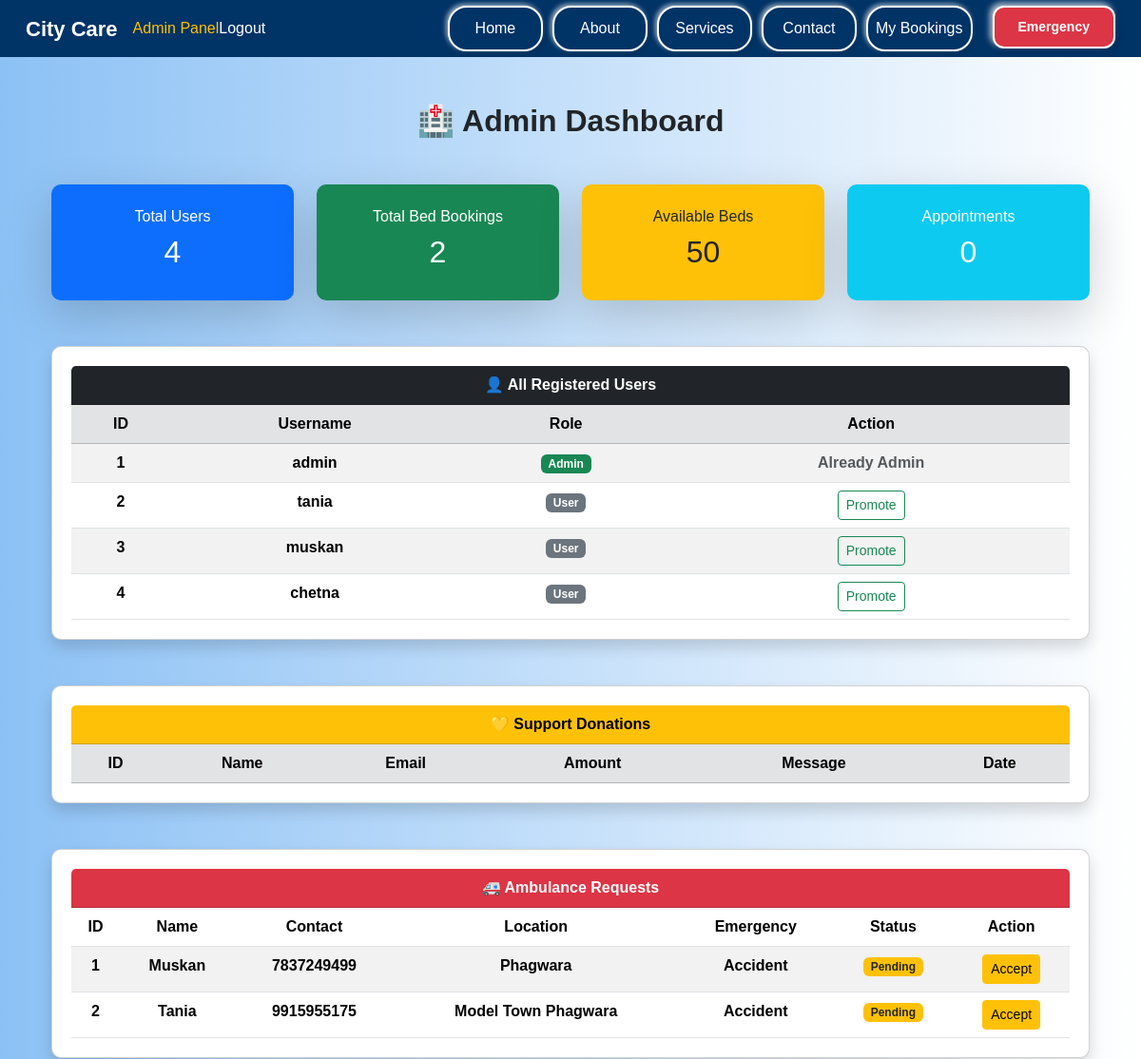
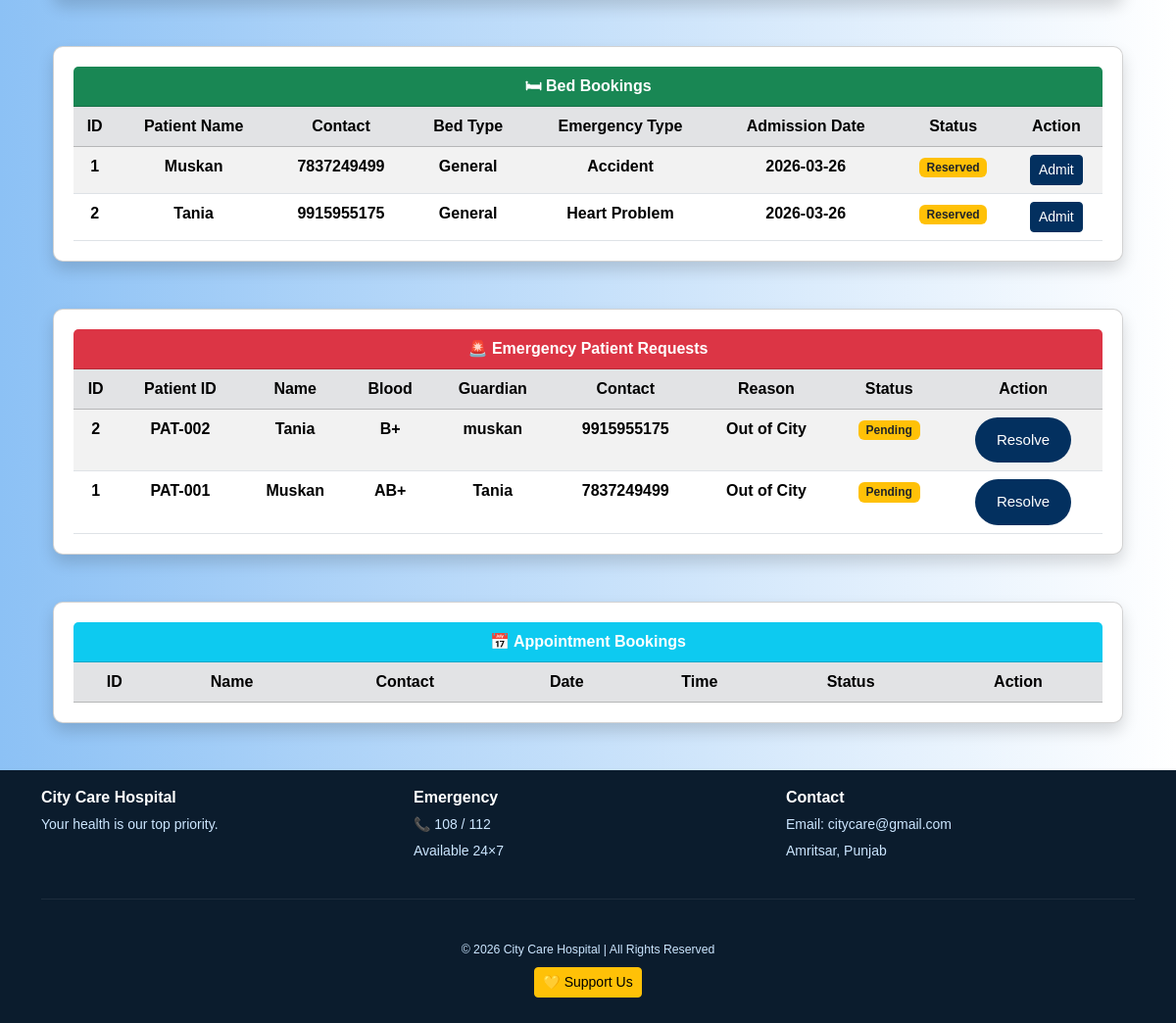
Page /admin (signed in) on the earlier database version (2 pictures, top to bottom).
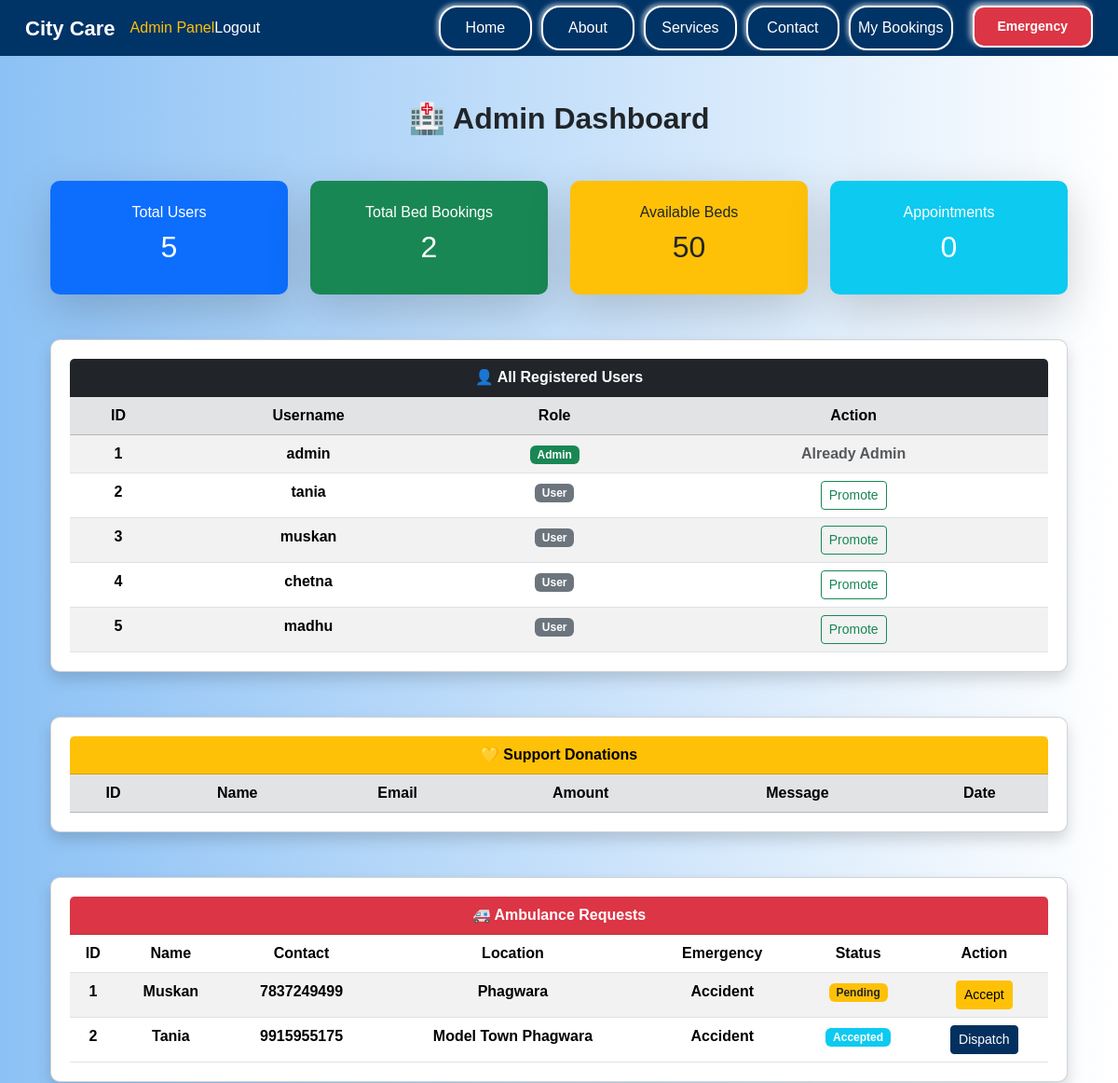
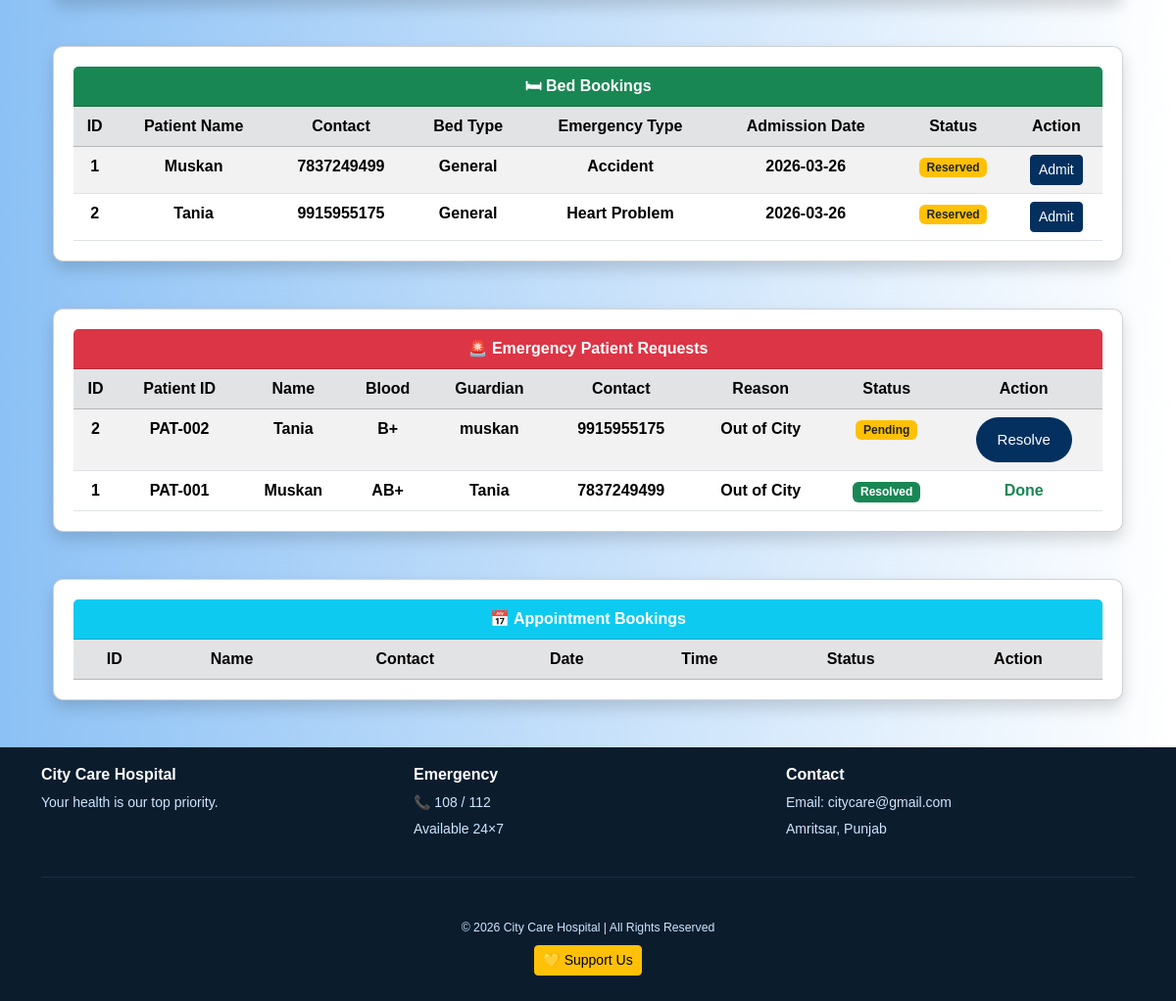
Same page on the later database version (2 pictures, top to bottom).
### main.py (models this page shows)
class User(db.Model):
    id = db.Column(db.Integer, primary_key=True)
    username = db.Column(db.String(100), nullable=False, unique=True)
    password = db.Column(db.String(200), nullable=False)
    role = db.Column(db.String(20), default="user")  # Default role is user

class AmbulanceRequest(db.Model):
    id = db.Column(db.Integer, primary_key=True)
    ambulance_id = db.Column(db.String(20))
    patient_id = db.Column(db.String(20))
    patient_name = db.Column(db.String(100), nullable=False)
    contact_number = db.Column(db.String(20), nullable=False)
    pickup_location = db.Column(db.String(200), nullable=False)
    emergency_type = db.Column(db.String(100), nullable=False)
    request_time = db.Column(db.DateTime, default=db.func.current_timestamp())
    status = db.Column(db.String(50), default="Pending")
    user_id = db.Column(db.Integer, db.ForeignKey('user.id'))

class BedBooking(db.Model):
    id = db.Column(db.Integer, primary_key=True)
    bed_id= db.Column(db.String(20))
    patient_id = db.Column(db.String(20))   # link
    patient_name = db.Column(db.String(100))   # ✅ ADD THIS
    contact_number = db.Column(db.String(20))  # ✅ ADD THIS
    bed_type = db.Column(db.String(50))
    admission_date = db.Column(db.Date)
    status = db.Column(db.String(50), default="Reserved")
    user_id = db.Column(db.Integer, db.ForeignKey('user.id'))
    emergency_type=db.Column(db.String(50))
    is_available = db.Column(db.Boolean,default=True)

class EmergencyRequest(db.Model):
    id = db.Column(db.Integer, primary_key=True)
    emergency_id = db.Column(db.String(20), unique=True)
    user_id = db.Column(db.Integer, db.ForeignKey('user.id'))
    emergency_code = db.Column(db.String(20))
    patient_id = db.Column(db.String(50), nullable=False)
    patient_name = db.Column(db.String(100), nullable=False)
    dob = db.Column(db.Date, nullable=False)
    blood_group = db.Column(db.String(10), nullable=True)
    medical_history = db.Column(db.Text, nullable=False)
    guardian_name = db.Column(db.String(100), nullable=False)
    relation = db.Column(db.String(50), nullable=False)
    contact_number = db.Column(db.String(15), nullable=False)
    email = db.Column(db.String(100), nullable=False)
    address = db.Column(db.Text, nullable=False)
    insurance_provider = db.Column(db.String(500), nullable=True)
    policy_number = db.Column(db.String(100), nullable=True)
    insurance_file = db.Column(db.String(500), nullable=True)
    reason = db.Column(db.String(100), nullable=False)
    status = db.Column(db.String(20), default="Pending")
    submitted_at = db.Column(db.DateTime, default=datetime.utcnow)

### main.py (the view)
@app.route('/admin')
@login_required
def admin_dashboard():
    if session.get("role") != "admin":
        flash("Access denied! Admins only.")
        return redirect(url_for('home'))
    TOTAL_BEDS = 50
    total_users = User.query.count()
    total_bed_bookings = BedBooking.query.count()
    total_appointments = Appointment.query.count()
    total_emergencies = EmergencyRequest.query.count()
    total_ambulances = AmbulanceRequest.query.count()
    total_support = Support.query.count()
    total_support_amount = db.session.query(db.func.sum(Support.amount)).scalar() or 0
    users = User.query.all()
    support_data = Support.query.order_by(Support.created_at.asc()).all()
    ambulance_requests = AmbulanceRequest.query.order_by(AmbulanceRequest.id.asc()).all()
    bed_bookings = BedBooking.query.order_by(BedBooking.id.asc()).all()
    occupied_beds=BedBooking.query.filter(BedBooking.status.in_(["Reserverd","Admitted"])).count()
    available_beds = TOTAL_BEDS - occupied_beds
    emergency_requests = EmergencyRequest.query.order_by(EmergencyRequest.id.desc()).all()
    appointments = Appointment.query.order_by(Appointment.id.desc()).all()
    return render_template(
        "admin_dashboard.html",
        total_users=total_users,
        total_bed_bookings=total_bed_bookings,
        available_beds=available_beds,
        total_appointments=total_appointments,
        total_emergencies=total_emergencies,
        total_ambulances=total_ambulances,
        total_support=total_support,
        total_support_amount=total_support_amount,
        users=users,
        support_data=support_data,
        ambulance_requests=ambulance_requests,
        bed_bookings=bed_bookings,
        emergency_requests=emergency_requests,
        appointments=appointments
    )

### templates/admin_dashboard.html (shortened to what this page needs)
{% extends "base.html" %}
{% block content %}
<div class="container mt-5">
<h2 class="text-center mb-5 fw-bold">🏥 Admin Dashboard</h2>
<div class="row g-4 mb-5 text-center">
    <div class="col-md-3">
        <div class="card shadow-lg border-0 p-4 bg-primary text-white">
            <h6>Total Users</h6>
            <h2>{{ total_users }}</h2>
        </div>
    </div>
    <div class="col-md-3">
        <div class="card shadow-lg border-0 p-4 bg-success text-white">
            <h6>Total Bed Bookings</h6>
            <h2>{{ total_bed_bookings }}</h2>
        </div>
    </div>
    <div class="col-md-3">
        <div class="card shadow-lg border-0 p-4 bg-warning text-dark">
            <h6>Available Beds</h6>
            <h2>{{ available_beds }}</h2>
        </div>
    </div>
    <div class="col-md-3">
        <div class="card shadow-lg border-0 p-4 bg-info text-white">
            <h6>Appointments</h6>
            <h2>{{ total_appointments }}</h2>
        </div>
    </div>
</div>
<div class="card shadow mb-5">
    <div class="card-header bg-dark text-white">
        👤 All Registered Users
    </div>
    <div class="card-body p-0">
        <table class="table table-striped table-hover mb-0">
            <thead class="table-secondary">
                <tr>
                    <th>ID</th>
                    <th>Username</th>
                    <th>Role</th>
                    <th>Action</th>
                </tr>
            </thead>
            <tbody>
                {% for user in users %}
                <tr>
                    <td>{{ user.id }}</td>
                    <td>{{ user.username }}</td>
                    <td>
                        {% if user.role == "admin" %}
                            <span class="badge bg-success">Admin</span>
                        {% else %}
                            <span class="badge bg-secondary">User</span>
                        {% endif %}
                    </td>
                    <td>
                        {% if user.role != "admin" %}
                            <a href="{{ url_for('promote_user', user_id=user.id) }}"
                               class="btn btn-sm btn-outline-success">
                               Promote
                            </a>
                        {% else %}
                            <span class="text-muted">Already Admin</span>
                        {% endif %}
                    </td>
                </tr>
                {% endfor %}
            </tbody>
        </table>
    </div>
</div>
<div class="card shadow mb-5">
    <div class="card-header bg-warning fw-bold">
        💛 Support Donations
    </div>
    <div class="card-body p-0">
        <table class="table table-striped table-hover mb-0">
            <thead class="table-secondary">
                <tr>
                    <th>ID</th>
                    <th>Name</th>
                    <th>Email</th>
                    <th>Amount</th>
                    <th>Message</th>
                    <th>Date</th>
                </tr>
            </thead>
        </table>
    </div>
</div>
<div class="card shadow mb-5">
    <div class="card-header bg-danger text-white fw-bold">🚑 Ambulance Requests</div>
    <div class="card-body p-0">
        <table class="table table-striped mb-0">
            <thead>
                <tr>
                    <th>ID</th>
                    <th>Name</th>
                    <th>Contact</th>
                    <th>Location</th>
                    <th>Emergency</th>
                    <th>Status</th>
                    <th>Action</th>
                </tr>
            </thead>
            <tbody>
            {% for a in ambulance_requests %}
                <tr>
                    <td>{{ a.id }}</td>
                    <td>{{ a.patient_name }}</td>
                    <td>{{ a.contact_number }}</td>
                    <td>{{ a.pickup_location }}</td>
                    <td>{{ a.emergency_type }}</td>
                    <td>
                        {% if a.status == "Pending" %}
                            <span class="badge bg-warning text-dark">Pending</span>
                        {% elif a.status == "Accepted" %}
                            <span class="badge bg-info">Accepted</span>
                        {% elif a.status == "Dispatched" %}
                            <span class="badge bg-primary">Dispatched</span>
                        {% elif a.status == "Completed" %}
                            <span class="badge bg-success">Completed</span>
                        {% else %}
                            <span class="badge bg-secondary">Unknown</span>
                        {% endif %}
                    </td>
                    <td>
                        {% if a.status == "Pending" %}
                            <a href="{{ url_for('accept_ambulance', id=a.id) }}"
                               class="btn btn-warning btn-sm">Accept</a>
                        {% elif a.status == "Accepted" %}
                            <a href="{{ url_for('dispatch_ambulance', id=a.id) }}"
                               class="btn btn-primary btn-sm">Dispatch</a>
                        {% elif a.status == "Dispatched" %}
                            <a href="{{ url_for('complete_ambulance', id=a.id) }}"
                               class="btn btn-success btn-sm">Complete</a>
                        {% else %}
                            <span class="text-success">Done</span>
                        {% endif %}
                    </td>
                </tr>
            {% endfor %}
            </tbody>
        </table>
    </div>
</div>
<div class="card shadow mt-5">
    <div class="card-header bg-success text-white fw-bold">
        🛏 Bed Bookings
    </div>
    <div class="card-body p-0">
        <table class="table table-striped table-hover mb-0">
            <thead class="table-secondary">
                <tr>
                    <th>ID</th>
                    <th>Patient Name</th>
                    <th>Contact</th>
                    <th>Bed Type</th>
                    <th>Emergency Type</th>
                    <th>Admission Date</th>
                    <th>Status</th>
                    <th>Action</th>
                </tr>
            </thead>
            <tbody>
                {% for b in bed_bookings %}
                <tr>
                    <td>{{ b.id }}</td>
                    <td>{{ b.patient_name }}</td>
                    <td>{{ b.contact_number }}</td>
                    <td>{{ b.bed_type }}</td>
                    <td>{{ b.emergency_type }}</td>
                    <td>{{ b.admission_date }}</td>
                    <td>
                    {% if b.status == "Reserved" %}
                      <span class="badge bg-warning text-dark">Reserved</span>
                    {% elif b.status == "Admitted" %}
                         <span class="badge bg-primary">Admitted</span>
                        {% elif b.status=="Discharged" %}
                        <span class="badge bg-success">Discharged</span>
                        {% else %}
                        <span class="badge bg-success">Unknown</span>
                    {% endif %}
                    </td>
                    <td>
                    {% if b.status == "Reserved" %}
                    <a href="{{ url_for('admit_patient', id=b.id) }}"
                    class="btn btn-sm btn-primary">
                    Admit
                    </a>
                {% elif b.status == "Admitted" %}
                <a href="{{ url_for('discharge_patient', id=b.id) }}"
                class="btn btn-sm btn-danger">
                Discharge
                </a>
                {% elif b.status == "Discharged" %}
                <span class="text-success">Completed</span>
                {% endif %}
                 </td>
                 </tr>
                {% endfor %}
            </tbody>
        </table>
    </div>
</div>
<div class="card shadow mt-5">
    <div class="card-header bg-danger text-white fw-bold">
        🚨 Emergency Patient Requests
    </div>
    <div class="card-body p-0">
        <table class="table table-striped table-hover mb-0">
            <thead class="table-secondary">
                <tr>
                    <th>ID</th>
                    <th>Patient ID</th>
                    <th>Name</th>
                    <th>Blood</th>
                    <th>Guardian</th>
                    <th>Contact</th>
                    <th>Reason</th>
                    <th>Status</th>
                    <th>Action</th>
                </tr>
            </thead>
            <tbody>
                {% for e in emergency_requests %}
                <tr>
                    <td>{{ e.id }}</td>
                    <td>{{ e.patient_id }}</td>
                    <td>{{ e.patient_name }}</td>
                    <td>{{ e.blood_group }}</td>
                    <td>{{ e.guardian_name }}</td>
                    <td>{{ e.contact_number }}</td>
                    <td>{{ e.reason }}</td>
                    <td>
                        {% if e.status == "Pending" %}
                            <span class="badge bg-warning text-dark">Pending</span>
                        {% else %}
                            <span class="badge bg-success">Resolved</span>
                        {% endif %}
                    </td>
                    <td>
                        {% if e.status == "Pending" %}
                            <a href="{{ url_for('update_emergency_status', id=e.id) }}"
                               class="btn btn-sm btn-success">
                               Resolve
                            </a>
                        {% else %}
                            <span class="text-success">Done</span>
                        {% endif %}
                    </td>
                </tr>
                {% endfor %}
            </tbody>
        </table>
    </div>
</div>
<div class="card shadow mt-5">
    <div class="card-header bg-info text-white fw-bold">
        📅 Appointment Bookings
    </div>
    <div class="card-body p-0">
        <table class="table table-striped table-hover mb-0">
            <thead class="table-secondary">
                <tr>
                    <th>ID</th>
                    <th>Name</th>
                    <th>Contact</th>
                    <th>Date</th>
                    <th>Time</th>
                    <th>Status</th>
                    <th>Action</th>
                </tr>
            </thead>
        </table>
    </div>
</div>
</div>
{% endblock %}

Differences in the rows shown:
added User: id "5", username "madhu", role "User"
changed AmbulanceRequest "Tania": status "Pending Accept" → "Accepted Dispatch"
changed EmergencyRequest "PAT-001": status "Pending Resolve" → "Resolved Done"
Other differences:
{{ total_users }}: "4" → "5"
